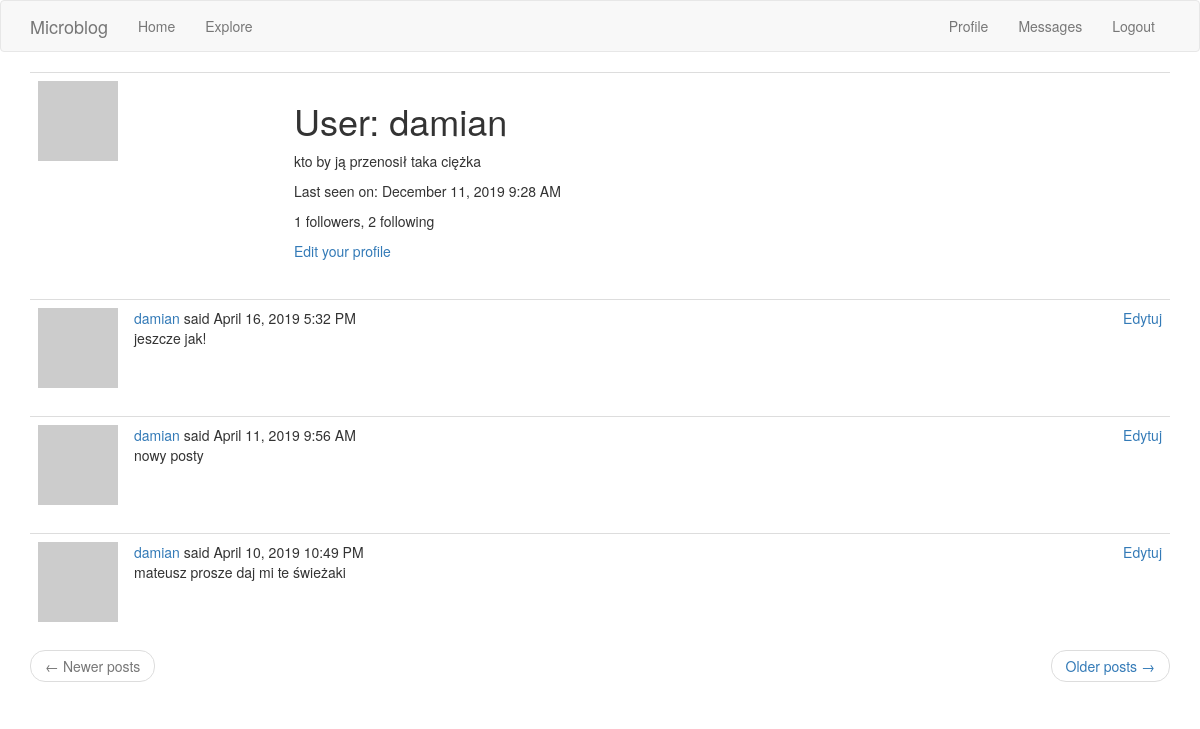
Page /user/damian (signed in) on the earlier database version.
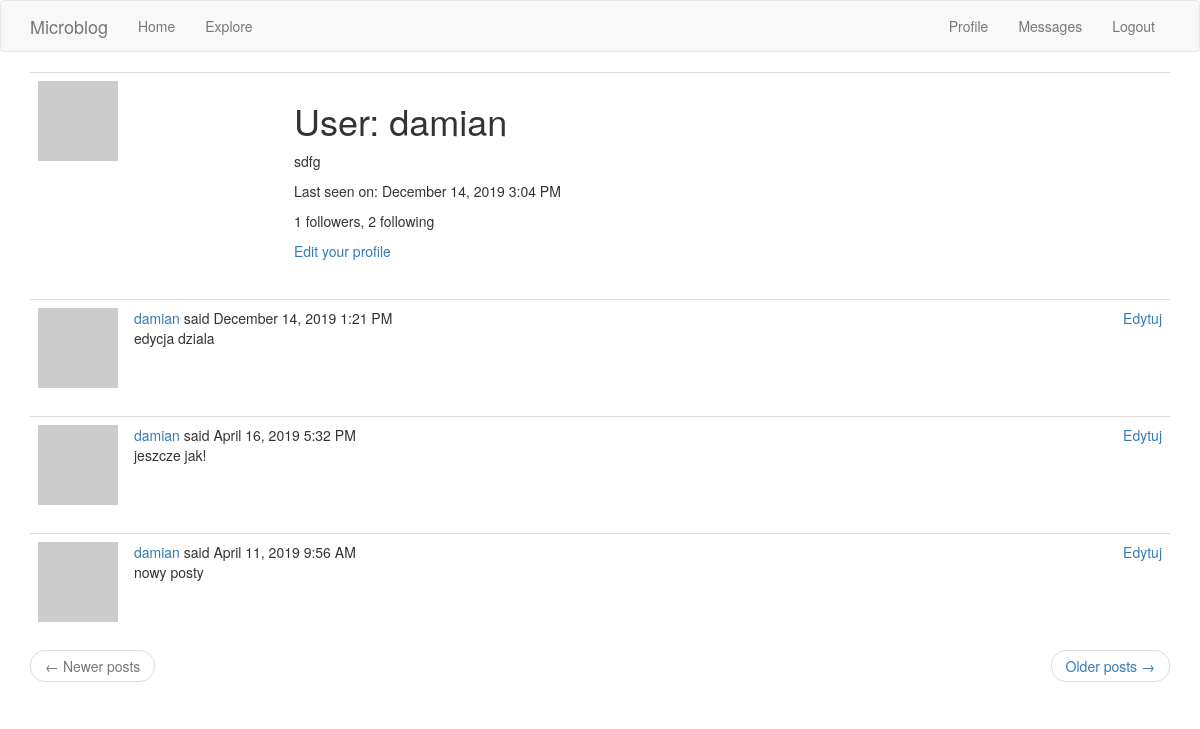
Same page on the later database version.
### app/models.py (models this page shows, shortened)
class User(UserMixin, db.Model):
    id = db.Column(db.Integer, primary_key=True)
    username = db.Column(db.String(64), index=True, unique=True)
    email = db.Column(db.String(120), index=True, unique=True)
    password_hash = db.Column(db.String(128))
    posts = db.relationship('Post', backref='author', lazy='dynamic')
    about_me = db.Column(db.String(140))
    last_seen = db.Column(db.DateTime, default=datetime.utcnow)
    followed = db.relationship(
        'User', secondary=followers,
        primaryjoin=(followers.c.follower_id == id),
        secondaryjoin=(followers.c.followed_id == id),
        backref=db.backref('followers', lazy='dynamic'), lazy='dynamic')
    messages_sent = db.relationship('Message', foreign_keys='Message.sender_id',
                                    backref='author', lazy='dynamic')
    messages_received = db.relationship('Message', foreign_keys='Message.recipient_id',
                                        backref='recipient', lazy='dynamic')
    last_message_read_time = db.Column(db.DateTime)
    def avatar(self, size):
        digest = md5(self.email.lower().encode('utf-8')).hexdigest()
        return 'https://www.gravatar.com/avatar/{}?d=identicon&s={}'.format(
            digest, size)
    def new_messages(self):
        last_read_time = self.last_message_read_time or datetime(1900, 1, 1)
        return Message.query.filter_by(recipient=self).filter(
            Message.timestamp > last_read_time).count()

class Post(db.Model):
    id = db.Column(db.Integer, primary_key=True)
    body = db.Column(db.String(140))
    timestamp = db.Column(db.DateTime, index=True, default=datetime.utcnow)
    user_id = db.Column(db.Integer, db.ForeignKey('user.id'))

### app/routes.py (the view)
@app.route('/user/<username>', methods=['GET'])
@login_required
def user(username):
    user = User.query.filter_by(username=username).first_or_404()
    page = request.args.get('page', 1, type=int)
    posts = Post.query.filter_by(user_id=user.id).order_by(Post.timestamp.desc()).paginate(
        page, app.config['POSTS_PER_PAGE'], False
    )
    next_url = url_for('user', username=user.username, page=posts.next_num) \
        if posts.has_next else None
    prev_url = url_for('user', username=user.username, page=posts.prev_num) \
        if posts.has_prev else None
    return render_template('user.html', user=user, posts=posts.items, title=username+_('\'s Profile'),
                           next_url=next_url, prev_url=prev_url)

### app/models.py (called while the page is built)
@login.user_loader
def load_user(id):
    return User.query.get(int(id))

### app/routes.py (called while the page is built)
@app.before_request
def before_request():
    if current_user.is_authenticated:
        current_user.last_seen = datetime.utcnow()
        db.session.commit()
    g.locale = str(get_locale())

### app/templates/user.html (shortened to what this page needs)
{% extends "base.html" %}
{% block app_content %}
    <table class="table table-hover">
        <tr>
            <td width="256px"><img src="{{ user.avatar(256) }}"></td>
            <td>
                <h1>{{ _('User') }}: {{ user.username }}</h1>
                {% if user.about_me %}<p>{{ user.about_me }}</p>{% endif %}
                {% if user.last_seen %}
                <p>{{ _('Last seen on') }}: {{ moment(user.last_seen).format('LLL') }}</p>
                {% endif %}
                <p>{{ _('%(count)d followers', count=user.followers.count()) }}, {{ _('%(count)d following', count=user.followed.count()) }}</p>
                {% if user == current_user %}
                <p><a href="{{ url_for('edit_profile') }}">{{ _('Edit your profile') }}</a></p>
                {% elif not current_user.is_following(user) %}
                <p><a href="{{ url_for('follow', username=user.username) }}">{{ _('Follow') }}</a></p>
                {% else %}
                <p><a href="{{ url_for('unfollow', username=user.username) }}">{{ _('Unfollow') }}</a></p>
                {% endif %}
            </td>
        </tr>
    </table>
    {% for post in posts %}
        {% include '_post.html' %}
    {% endfor %}
    <nav aria-label="...">
        <ul class="pager">
            <li class="previous{% if not prev_url %} disabled{% endif %}">
                <a href="{{ prev_url or '#' }}">
                    <span aria-hidden="true">&larr;</span> {{ _('Newer posts') }}
                </a>
            </li>
            <li class="next{% if not next_url %} disabled{% endif %}">
                <a href="{{ next_url or '#' }}">
                    {{ _('Older posts') }} <span aria-hidden="true">&rarr;</span>
                </a>
            </li>
        </ul>
    </nav>
{% endblock %}

### app/templates/_post.html (shortened to what this page needs)
    <table class="table table-hover">
        <tr>
            <td width="30px">
                <a href="{{ url_for('user', username=post.author.username) }}">
                    <img src="{{ post.author.avatar(30) }}" />
                </a>
            </td>
            <td>
                {{ _('%(username)s said %(when)s',
                    username=user_link, when=moment(post.timestamp).format('LLL')) }}
                {% if current_user.username == post.author.username %}
                <a href="{{ url_for('edit_post', post_id=post.id) }}"><object align="right">Edytuj</object>
                </a>
                {% endif %}
                <br>
                {{ post.body }}
            </td>
        </tr>
    </table>

Differences in the rows shown:
no longer on this page (row unchanged): Post: body "mateusz prosze daj mi te świeżaki"
changed User "damian": about_me "kto by ją przenosił taka ciężka" → "sdfg"; last_seen "December 11, 2019 9:28 AM" → "December 14, 2019 3:04 PM"
added Post: body "edycja dziala"
